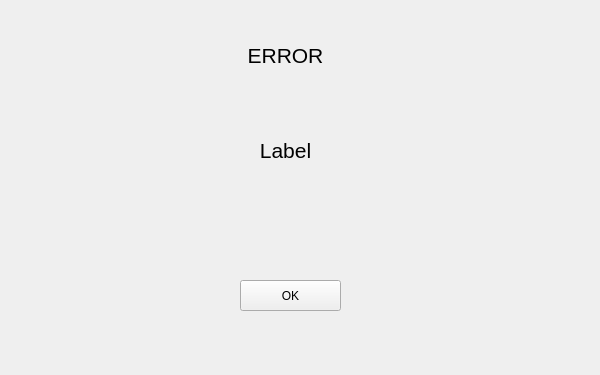
<?xml version="1.0" encoding="UTF-8"?>
<ui version="4.0">
 <class>Form</class>
 <widget class="QWidget" name="Form">
  <property name="geometry">
   <rect>
    <x>0</x>
    <y>0</y>
    <width>600</width>
    <height>375</height>
   </rect>
  </property>
  <property name="focusPolicy">
   <enum>Qt::StrongFocus</enum>
  </property>
  <property name="windowTitle">
   <string>Bomberman</string>
  </property>
  <property name="autoFillBackground">
   <bool>false</bool>
  </property>
  <widget class="QPushButton" name="button_ok">
   <property name="geometry">
    <rect>
     <x>240</x>
     <y>280</y>
     <width>101</width>
     <height>31</height>
    </rect>
   </property>
   <property name="mouseTracking">
    <bool>true</bool>
   </property>
   <property name="focusPolicy">
    <enum>Qt::ClickFocus</enum>
   </property>
   <property name="contextMenuPolicy">
    <enum>Qt::ActionsContextMenu</enum>
   </property>
   <property name="autoFillBackground">
    <bool>false</bool>
   </property>
   <property name="text">
    <string>OK</string>
   </property>
   <property name="checkable">
    <bool>false</bool>
   </property>
   <property name="checked">
    <bool>false</bool>
   </property>
   <property name="flat">
    <bool>false</bool>
   </property>
  </widget>
  <widget class="QLabel" name="label">
   <property name="geometry">
    <rect>
     <x>60</x>
     <y>110</y>
     <width>451</width>
     <height>81</height>
    </rect>
   </property>
   <property name="font">
    <font>
     <pointsize>16</pointsize>
    </font>
   </property>
   <property name="text">
    <string>Label</string>
   </property>
   <property name="alignment">
    <set>Qt::AlignCenter</set>
   </property>
  </widget>
  <widget class="QLabel" name="label_2">
   <property name="geometry">
    <rect>
     <x>130</x>
     <y>40</y>
     <width>311</width>
     <height>31</height>
    </rect>
   </property>
   <property name="font">
    <font>
     <pointsize>16</pointsize>
    </font>
   </property>
   <property name="text">
    <string>ERROR</string>
   </property>
   <property name="alignment">
    <set>Qt::AlignCenter</set>
   </property>
  </widget>
 </widget>
 <resources/>
 <connections/>
</ui>
